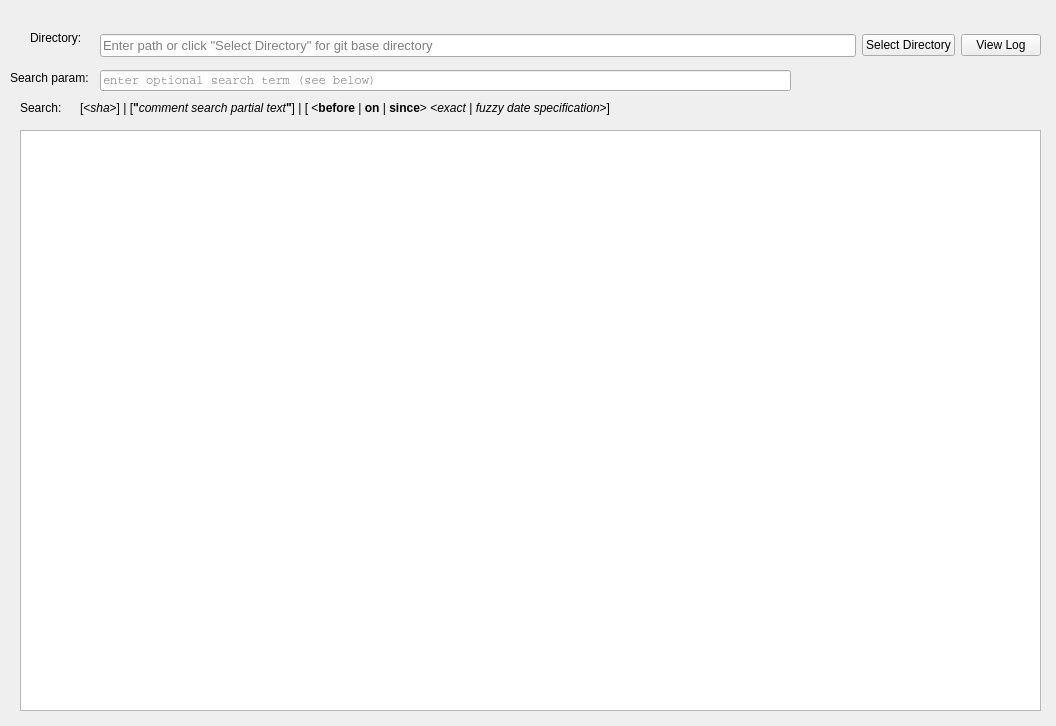
<?xml version="1.0" encoding="UTF-8"?>
<ui version="4.0">
 <class>GitLogViewer</class>
 <widget class="QWidget" name="GitLogViewer">
  <property name="geometry">
   <rect>
    <x>0</x>
    <y>0</y>
    <width>1056</width>
    <height>726</height>
   </rect>
  </property>
  <property name="windowTitle">
   <string>Form</string>
  </property>
  <property name="accessibleName">
   <string extracomment="Git Log Viewer">glv</string>
  </property>
  <widget class="QLabel" name="labelDir">
   <property name="geometry">
    <rect>
     <x>30</x>
     <y>30</y>
     <width>60</width>
     <height>16</height>
    </rect>
   </property>
   <property name="text">
    <string>Directory:</string>
   </property>
   <property name="openExternalLinks">
    <bool>true</bool>
   </property>
  </widget>
  <widget class="QLabel" name="lableSearch">
   <property name="geometry">
    <rect>
     <x>10</x>
     <y>70</y>
     <width>91</width>
     <height>16</height>
    </rect>
   </property>
   <property name="text">
    <string>Search param:</string>
   </property>
   <property name="openExternalLinks">
    <bool>true</bool>
   </property>
  </widget>
  <widget class="QLineEdit" name="searchParam">
   <property name="geometry">
    <rect>
     <x>100</x>
     <y>70</y>
     <width>691</width>
     <height>21</height>
    </rect>
   </property>
   <property name="font">
    <font>
     <family>Courier</family>
    </font>
   </property>
   <property name="cursor">
    <cursorShape>ArrowCursor</cursorShape>
   </property>
   <property name="acceptDrops">
    <bool>false</bool>
   </property>
   <property name="toolTip">
    <string>search field tool tip</string>
   </property>
   <property name="toolTipDuration">
    <number>5</number>
   </property>
   <property name="accessibleDescription">
    <string/>
   </property>
   <property name="text">
    <string/>
   </property>
   <property name="maxLength">
    <number>32763</number>
   </property>
   <property name="cursorPosition">
    <number>0</number>
   </property>
   <property name="placeholderText">
    <string>enter optional search term (see below)</string>
   </property>
   <property name="clearButtonEnabled">
    <bool>true</bool>
   </property>
  </widget>
  <widget class="QTreeView" name="treeView">
   <property name="geometry">
    <rect>
     <x>20</x>
     <y>130</y>
     <width>1021</width>
     <height>581</height>
    </rect>
   </property>
   <property name="toolTip">
    <string/>
   </property>
   <property name="whatsThis">
    <string>This is the thing Tesla wants</string>
   </property>
   <property name="accessibleDescription">
    <string/>
   </property>
   <property name="autoExpandDelay">
    <number>-2</number>
   </property>
   <property name="indentation">
    <number>5</number>
   </property>
   <attribute name="headerDefaultSectionSize">
    <number>107</number>
   </attribute>
  </widget>
  <widget class="QWidget" name="layoutWidget">
   <property name="geometry">
    <rect>
     <x>100</x>
     <y>20</y>
     <width>941</width>
     <height>52</height>
    </rect>
   </property>
   <layout class="QGridLayout" name="gridLayout">
    <item row="0" column="2">
     <widget class="QPushButton" name="pushButtonViewLog">
      <property name="text">
       <string>View Log</string>
      </property>
      <property name="autoRepeatDelay">
       <number>302</number>
      </property>
     </widget>
    </item>
    <item row="0" column="1">
     <widget class="QPushButton" name="pushButtonSelectDir">
      <property name="text">
       <string>Select Directory</string>
      </property>
     </widget>
    </item>
    <item row="0" column="0">
     <widget class="QLineEdit" name="gitBaseDirectory">
      <property name="font">
       <font>
        <pointsize>10</pointsize>
       </font>
      </property>
      <property name="tabletTracking">
       <bool>true</bool>
      </property>
      <property name="toolTip">
       <string/>
      </property>
      <property name="toolTipDuration">
       <number>2</number>
      </property>
      <property name="statusTip">
       <string/>
      </property>
      <property name="text">
       <string/>
      </property>
      <property name="cursorPosition">
       <number>0</number>
      </property>
      <property name="placeholderText">
       <string>Enter path or click &quot;Select Directory&quot; for git base directory</string>
      </property>
     </widget>
    </item>
   </layout>
  </widget>
  <widget class="QLabel" name="lableSearchHintText">
   <property name="geometry">
    <rect>
     <x>80</x>
     <y>100</y>
     <width>811</width>
     <height>16</height>
    </rect>
   </property>
   <property name="toolTipDuration">
    <number>-2</number>
   </property>
   <property name="styleSheet">
    <string notr="true">font: 13pt &quot;Courier&quot;;</string>
   </property>
   <property name="midLineWidth">
    <number>13</number>
   </property>
   <property name="text">
    <string>&lt;html&gt;&lt;head/&gt;&lt;body&gt;&lt;p&gt;[&amp;lt;&lt;span style=&quot; font-style:italic;&quot;&gt;sha&lt;/span&gt;&amp;gt;] | [&lt;span style=&quot; font-weight:600;&quot;&gt;&amp;quot;&lt;/span&gt;&lt;span style=&quot; font-style:italic;&quot;&gt;comment search partial text&lt;/span&gt;&lt;span style=&quot; font-weight:600;&quot;&gt;&amp;quot;&lt;/span&gt;] | [ &amp;lt;&lt;span style=&quot; font-weight:600;&quot;&gt;before&lt;/span&gt; | &lt;span style=&quot; font-weight:600;&quot;&gt;on&lt;/span&gt; | &lt;span style=&quot; font-weight:600;&quot;&gt;since&lt;/span&gt;&amp;gt; &amp;lt;&lt;span style=&quot; font-style:italic;&quot;&gt;exact&lt;/span&gt; | &lt;span style=&quot; font-style:italic;&quot;&gt;fuzzy date specification&lt;/span&gt;&amp;gt;]  &lt;/p&gt;&lt;/body&gt;&lt;/html&gt;</string>
   </property>
   <property name="textFormat">
    <enum>Qt::AutoText</enum>
   </property>
  </widget>
  <widget class="QLabel" name="lableSearchHint">
   <property name="geometry">
    <rect>
     <x>20</x>
     <y>100</y>
     <width>60</width>
     <height>16</height>
    </rect>
   </property>
   <property name="text">
    <string>Search:</string>
   </property>
  </widget>
 </widget>
 <resources/>
 <connections/>
</ui>
